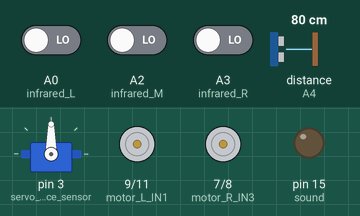
The sketch below on a simulated Arduino Uno, built with avr-gcc and run on an emulated ATmega328P. Parts: servo, motor-driver pin pairs drawn as motors (green arrow = first pin HIGH = forward, orange = second pin HIGH = backward, longer = more drive, scaled by the enable pin), output pins drawn as LEDs (lit = HIGH). Wiring (inferred from the names in the program): ultrasonic range finder: trigger A5; echo A4. Inputs (shaded band) come from the test bench; at power-on: distance to the obstacle (sensor on A4) 80 cm, A0 (infrared_L) LOW, A2 (infrared_M) LOW, A3 (infrared_R) LOW. The echo pulse lasts 58.3 µs per cm; pins used as bus, display or sensor lines are not drawn; what the sketch prints to the serial monitor is not drawn.

Above: at 1.2 s.
1.3 s: distance to the obstacle (sensor on A4) set to 2 cm
At 2.5 s:
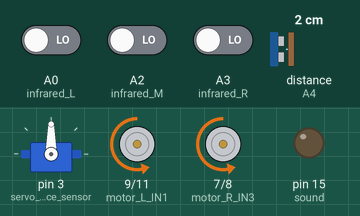
3.0 s: distance to the obstacle (sensor on A4) set to 18 cm
At 3.48 s:
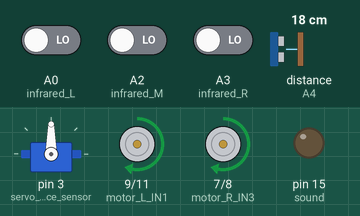
6.0 s: A0 (infrared_L) driven HIGH
At 6.7 s:
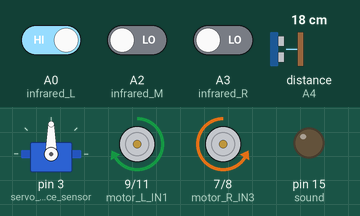
7.6 s: A2 (infrared_M) driven HIGH
9.6 s: A3 (infrared_R) driven HIGH
11.3 s: A0 (infrared_L) driven LOW
At 11.9 s:
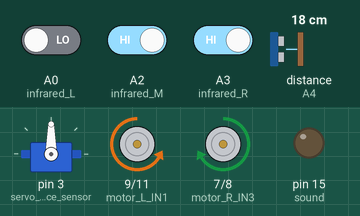
Timing chart, 0 to 14.1 s (numbered marks = the images above; inputs shaded):
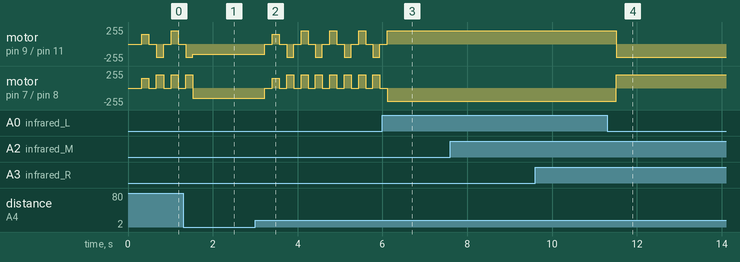

Measured:
- after the input at 6.0 s, motor on pin 9 (motor_L_IN1) / pin 11 (motor_L_IN2): goes on until 6.1 s, then stays forward 200/255
- after the input at 7.6 s, every drawn part: stays the same
- after the input at 9.6 s, every drawn part: stays the same
- after the input at 11.3 s, motor on pin 9 (motor_L_IN1) / pin 11 (motor_L_IN2): forward 200/255 → backward 200/255 after 0.21 s; motor on pin 7 (motor_R_IN3) / pin 8 (motor_R_IN4): backward 200/255 → forward 200/255 after 0.21 s

The sketch:

charlie_state_machine.ino
```cpp
/*
  Marco de Reus - marco.dereus@alvant.nl

  Mijn poging om Charlie door het doolhof te krijgen met een state machine achtige oplossing
*/

#include <Servo.h>  // servo library
#include "robot_stuff.h" // alle basic stuff van de robot

Servo servo_distance_sensor; // create servo object to control servo

#define DISTANCE_SENSOR_TURN_MIDDLE   90 // distance sensor servo kan van 0-180, 90 graden is recht vooruit
#define DISTANCE_SENSOR_TURN_DEGREES   3 // links = -1 (neg) / rechts = 1 (pos)
#define DISTANCE_SENSOR_TURN_LIMIT    10
#define DISTANCE_SENSOR_MIN_DISTANCE  15

int distance_sensor_degrees_current = DISTANCE_SENSOR_TURN_MIDDLE;
int distance_sensor_degrees_left_right = DISTANCE_SENSOR_TURN_DEGREES; // links = neg / rechts = pos

typedef enum { NOTHING, TOO_CLOSE, WALL_LEFT, WALL_MID, WALL_RIGHT, WALL_ALL } danger_states;

danger_states danger_state = NOTHING;

typedef enum { STOP, FORWARD, BACKWARD, LEFT, RIGHT } move_states;

int move_stack_latest;
move_states move_stack[10];

void setup() {
  Serial.begin(9600);
  Serial.println("\n\n\nSetup");

  servo_distance_sensor.attach(3,700,2400);  // attach servo on pin 3 to servo object

  setup_distance_sensor();
  setup_infrared_sensor();
  setup_motors();

  clear_stack();
  turn_distance_sensor_to(servo_distance_sensor, distance_sensor_degrees_current);
  move_stop();
}

int calculate_distance_sensor_turn() {
  if (distance_sensor_degrees_current <= (DISTANCE_SENSOR_TURN_MIDDLE - DISTANCE_SENSOR_TURN_LIMIT) && distance_sensor_degrees_left_right < 0) {
    distance_sensor_degrees_left_right *= -1; // draai beweging om
  } else if (distance_sensor_degrees_current >= (DISTANCE_SENSOR_TURN_MIDDLE + DISTANCE_SENSOR_TURN_LIMIT) && distance_sensor_degrees_left_right > 0) {
    distance_sensor_degrees_left_right *= -1; // draai beweging om
  }
  distance_sensor_degrees_current += distance_sensor_degrees_left_right;
  return distance_sensor_degrees_current;
}

move_states pop_stack() {
  move_states state = move_stack[move_stack_latest];
  move_stack_latest--;
  return state;
}

void push_stack(move_states move_state) {
  move_stack_latest++;
  move_stack[move_stack_latest] = move_state;
}

void clear_stack() {
  move_stack_latest = -1;
}

bool is_stack_empty() {
  return move_stack_latest == -1;
}

danger_states update_danger_state() {
  if (DEBUG) {
    Serial.print(" | danger_state: ");
    Serial.print(danger_state);
  }

  if (get_distance() < DISTANCE_SENSOR_MIN_DISTANCE) {
    return TOO_CLOSE;
  }

  if (get_infrared_left() && get_infrared_mid() && get_infrared_right()) {
    return WALL_ALL;
  }

  if (get_infrared_left() && get_infrared_mid()) {
    return WALL_LEFT;
  }

  if (get_infrared_mid() && get_infrared_right()) {
    return WALL_RIGHT;
  }

  if (get_infrared_left()) {
    return WALL_LEFT;
  }

  if (get_infrared_mid()) {
    return WALL_MID;
  }

  if (get_infrared_right()) {
    return WALL_RIGHT;
  }

  return NOTHING;
}

void update_moves(danger_states danger_state) {
  switch (danger_state) {
    case TOO_CLOSE:
      clear_stack();
      push_stack(BACKWARD);
      //push_stack(STOP);
      break;
    case WALL_ALL:
    case WALL_LEFT:
    case WALL_MID:
      clear_stack();
      push_stack(STOP);
      push_stack(RIGHT);
      push_stack(RIGHT);
      break;
    case WALL_RIGHT:
      // clear_stack();
      // push_stack(STOP);
      // push_stack(RIGHT);
      // push_stack(RIGHT);
      // break;
      clear_stack();
      push_stack(STOP);
      push_stack(LEFT);
      push_stack(LEFT);
      break;
    case NOTHING:
    default:
      if (is_stack_empty()) {
        // long rand = random(0,100);
        // if (rand < 10) {
        //   push_stack(RIGHT);
        // } else if (rand < 50) {
        //   push_stack(LEFT);
        // } else {
        //   push_stack(FORWARD);
        // }
        push_stack(LEFT);
        push_stack(STOP);
        push_stack(FORWARD);
        //push_stack(FORWARD);
        push_stack(STOP);
        // push_stack(FORWARD);
        // push_stack(STOP);
      }
  }

  if (DEBUG) {
    Serial.print(" | move_stack_latest: ");
    Serial.print(move_stack_latest);
    Serial.print(" | move stack:");
    for (int i=0; i <= move_stack_latest; i++) {
      Serial.print(" ");
      Serial.print(move_stack[i]);
    }
  }

}

void do_movement() {
  move_states move_state = pop_stack();

  switch (move_state) {
    case STOP:
      move_stop();
      break;
    case FORWARD:
      move_forward();
      break;
    case BACKWARD:
      move_backward();
      break;
    case LEFT:
      turn_left();
      break;
    case RIGHT:
      turn_right();
      break;
    default:
      Serial.print("\n !! no mapping for move_state: ");
      Serial.print(move_state);
  }

  if (DEBUG) {
    Serial.println();
  }

}

void loop() {

  turn_distance_sensor_to(servo_distance_sensor, calculate_distance_sensor_turn());

  calculate_distance();
  detect_infrared();

  danger_state = update_danger_state();
  update_moves(danger_state);
  do_movement();

  delay(100);
}
```

robot_stuff.h
```cpp
#include <Servo.h>  // servo library

#define DEBUG  true

#define MAX_SPEED  200
#define MIN_SPEED  150

// Constants uit de voorbeeld libraries.

int Echo = A4;
int Trig = A5;
int sound = 15;

int motor_L_ENA = 6; //The left motor control end is connected to pins 6,9 and 11 of the Arduino board
int motor_L_IN1 = 9;
int motor_L_IN2 = 11;

int motor_R_ENB = 5; //The right motor control terminal is connected to pins 5, 7, and 8 of the Arduino board
int motor_R_IN3 = 7;
int motor_R_IN4 = 8;

int infrared_L = A0;  //The left infrared sensor is connected to the A0 pin of the Arduino board
int infrared_M = A2;  //The mid-side infrared sensor is connected to the A2 pin of the Arduino board
int infrared_R = A3;  //The right infrared sensor is connected to the A3 pin of the Arduino board

int sensor_L = 1;  //The detection value of the left infrared sensor, the default value is 1, outside the black line
int sensor_M = 1;  //The detection value of the middle infrared sensor, the default value is 1, is on the black line
int sensor_R = 1;  //The detection value of the infrared sensor on the right, the default value is 1, outside the black line

//
// SETUP
//

void setup_distance_sensor() {
  Serial.println("setup distance sensor");
  pinMode(Echo, INPUT);
  pinMode(Trig, OUTPUT);
  pinMode(sound,OUTPUT);
}

void setup_infrared_sensor() {
  Serial.println("setup infrared sensor");
  pinMode(infrared_L, INPUT);  //Left infrared sensor
  pinMode(infrared_M, INPUT);  //Intermediate infrared sensor
  pinMode(infrared_R, INPUT);  //Right infrared sensor
}

void setup_motors() {
  Serial.println("setup motors");
  pinMode(motor_L_ENA, OUTPUT); //Left motor enabler and PWM port
  pinMode(motor_L_IN1, OUTPUT);  //Left motor control port 1
  pinMode(motor_L_IN2, OUTPUT);  //Left motor control port 2
  pinMode(motor_R_ENB, OUTPUT); //Right motor enable and PWM speed control port
  pinMode(motor_R_IN3, OUTPUT);  //Right motor control port 3
  pinMode(motor_R_IN4, OUTPUT);  //Left motor control port 4
}

//
// MOVEMENT
//

void move_stop() {
  if (DEBUG) {
    Serial.print(" | stop!");
  }

  digitalWrite(motor_L_ENA, 0); // Left motor braking
  digitalWrite(motor_L_IN1, 0);
  digitalWrite(motor_L_IN2, 0);

  digitalWrite(motor_R_ENB, 0); // Right motor braking
  digitalWrite(motor_R_IN3, 0);
  digitalWrite(motor_R_IN4, 0);
}

void _move_forward(int speed_left, int speed_right) {
  if (DEBUG) {
    Serial.print(" | moving forward");
  }
  analogWrite(motor_L_ENA, speed_left); // Left motor forward
  digitalWrite(motor_L_IN1, 1);
  digitalWrite(motor_L_IN2, 0);

  analogWrite(motor_R_ENB, speed_right); // Right motor forward
  digitalWrite(motor_R_IN3, 1);
  digitalWrite(motor_R_IN4, 0);
}

void move_forward() {
  _move_forward(MIN_SPEED, MIN_SPEED);
}

void move_forward_left() {
  _move_forward(MIN_SPEED, MAX_SPEED);
}

void move_forward_right() {
  _move_forward(MAX_SPEED, MIN_SPEED);
}

void _move_backward(int speed_left, int speed_right) {
  if (DEBUG) {
    Serial.print(" | moving backward");
  }
  analogWrite(motor_L_ENA, speed_left); // Left motor backward
  digitalWrite(motor_L_IN1, 0);
  digitalWrite(motor_L_IN2, 1);

  analogWrite(motor_R_ENB, speed_right); // Right motor backward
  digitalWrite(motor_R_IN3, 0);
  digitalWrite(motor_R_IN4, 1);
}

void move_backward() {
  _move_backward(MIN_SPEED, MIN_SPEED);
}

void turn_left() {
  if (DEBUG) {
    Serial.print(" | turning left");
  }
  digitalWrite(motor_L_IN1, 0);
  digitalWrite(motor_L_IN2, 1);
  analogWrite(motor_L_ENA, MAX_SPEED);

  digitalWrite(motor_R_IN3, 1);
  digitalWrite(motor_R_IN4, 0);
  analogWrite(motor_R_ENB, MAX_SPEED);
}

void turn_right() {
  if (DEBUG) {
    Serial.print(" | turning right");
  }
  digitalWrite(motor_L_IN1, 1);
  digitalWrite(motor_L_IN2, 0);
  analogWrite(motor_L_ENA, MAX_SPEED);

  digitalWrite(motor_R_IN3, 0);
  digitalWrite(motor_R_IN4, 1);
  analogWrite(motor_R_ENB, MAX_SPEED);
}

//
// DISTANCE SENSOR
//

int _distance_sensor = 9999;

int get_distance() {
  return _distance_sensor;
}

void turn_distance_sensor_to(Servo sensor, int degrees) {
  sensor.write(degrees);
}

// proef ondervindelijk:
// - max distance lijkt 800
// - min distance waarop je echt niet verder wilt: 10
int calculate_distance() {
  digitalWrite(Trig, LOW);
  delayMicroseconds(2);
  digitalWrite(Trig, HIGH);
  delayMicroseconds(20);
  digitalWrite(Trig, LOW);
  _distance_sensor = pulseIn(Echo, HIGH)/58;
  if (DEBUG == true) {
    Serial.print(" | distance = ");
    Serial.print(_distance_sensor);
  }
  return (_distance_sensor);
}

//
// INFRARED SENSOR
//

bool _infrared_sensor_left  = false;
bool _infrared_sensor_mid   = false;
bool _infrared_sensor_right = false;

bool get_infrared_left() {
  return _infrared_sensor_left;
}

bool get_infrared_mid() {
  return _infrared_sensor_mid;
}

bool get_infrared_right() {
  return _infrared_sensor_right;
}

bool _read_infrared(int sensor) {
  // true: detected something, false: nothing
  return digitalRead(sensor) == 1;
}

bool detect_infrared() {
  _infrared_sensor_left = _read_infrared(infrared_L);
  _infrared_sensor_mid = _read_infrared(infrared_M);
  _infrared_sensor_right = _read_infrared(infrared_R);

  if (DEBUG == true) {
    Serial.print(" | infrared L, M, R: ");
    Serial.print(_infrared_sensor_left ? "true , " : "false, ");
    Serial.print(_infrared_sensor_mid ? "true , " : "false, ");
    Serial.print(_infrared_sensor_right ? "true" : "false");
  }

  bool any_sensor = _infrared_sensor_left || _infrared_sensor_mid || _infrared_sensor_right;
  return any_sensor;
}
```
